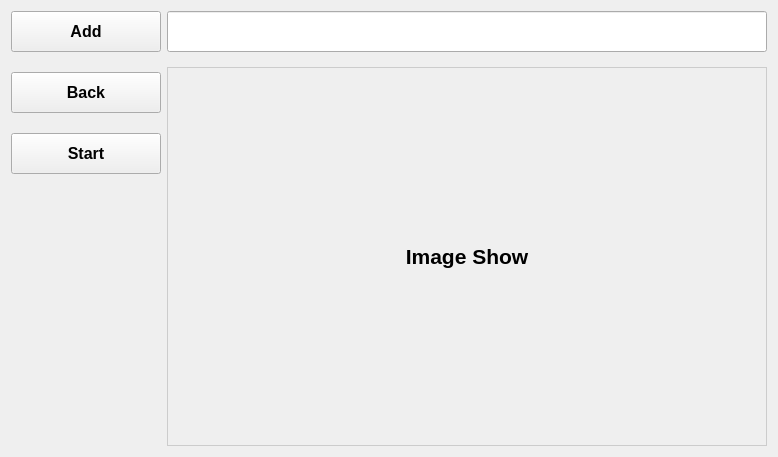
<?xml version="1.0" encoding="UTF-8"?>
<ui version="4.0">
 <class>Form</class>
 <widget class="QWidget" name="Form">
  <property name="geometry">
   <rect>
    <x>0</x>
    <y>0</y>
    <width>778</width>
    <height>457</height>
   </rect>
  </property>
  <property name="windowTitle">
   <string>自动绘画UI</string>
  </property>
  <property name="styleSheet">
   <string notr="true">QLabel{
border:1px solid #cccccc;

}</string>
  </property>
  <layout class="QHBoxLayout" name="horizontalLayout">
   <item>
    <layout class="QVBoxLayout" name="verticalLayout" stretch="0,0,0,0">
     <property name="spacing">
      <number>20</number>
     </property>
     <item>
      <widget class="QPushButton" name="add_btn">
       <property name="minimumSize">
        <size>
         <width>150</width>
         <height>41</height>
        </size>
       </property>
       <property name="font">
        <font>
         <family>Arial</family>
         <pointsize>12</pointsize>
         <weight>75</weight>
         <bold>true</bold>
        </font>
       </property>
       <property name="text">
        <string>Add</string>
       </property>
      </widget>
     </item>
     <item>
      <widget class="QPushButton" name="back_btn">
       <property name="minimumSize">
        <size>
         <width>150</width>
         <height>41</height>
        </size>
       </property>
       <property name="font">
        <font>
         <family>Arial</family>
         <pointsize>12</pointsize>
         <weight>75</weight>
         <bold>true</bold>
        </font>
       </property>
       <property name="text">
        <string>Back</string>
       </property>
      </widget>
     </item>
     <item>
      <widget class="QPushButton" name="start_btn">
       <property name="minimumSize">
        <size>
         <width>150</width>
         <height>41</height>
        </size>
       </property>
       <property name="font">
        <font>
         <family>Arial</family>
         <pointsize>12</pointsize>
         <weight>75</weight>
         <bold>true</bold>
        </font>
       </property>
       <property name="text">
        <string>Start</string>
       </property>
      </widget>
     </item>
     <item>
      <spacer name="verticalSpacer">
       <property name="orientation">
        <enum>Qt::Vertical</enum>
       </property>
       <property name="sizeHint" stdset="0">
        <size>
         <width>20</width>
         <height>128</height>
        </size>
       </property>
      </spacer>
     </item>
    </layout>
   </item>
   <item>
    <layout class="QVBoxLayout" name="verticalLayout_2">
     <property name="spacing">
      <number>15</number>
     </property>
     <item>
      <widget class="QLineEdit" name="img_path_edit">
       <property name="minimumSize">
        <size>
         <width>0</width>
         <height>41</height>
        </size>
       </property>
       <property name="font">
        <font>
         <family>Arial</family>
         <pointsize>12</pointsize>
         <weight>75</weight>
         <bold>true</bold>
        </font>
       </property>
      </widget>
     </item>
     <item>
      <widget class="QLabel" name="show_img_label">
       <property name="minimumSize">
        <size>
         <width>595</width>
         <height>377</height>
        </size>
       </property>
       <property name="font">
        <font>
         <family>Arial</family>
         <pointsize>16</pointsize>
         <weight>75</weight>
         <bold>true</bold>
        </font>
       </property>
       <property name="text">
        <string>Image Show</string>
       </property>
       <property name="scaledContents">
        <bool>true</bool>
       </property>
       <property name="alignment">
        <set>Qt::AlignCenter</set>
       </property>
      </widget>
     </item>
    </layout>
   </item>
  </layout>
 </widget>
 <resources/>
 <connections/>
</ui>
